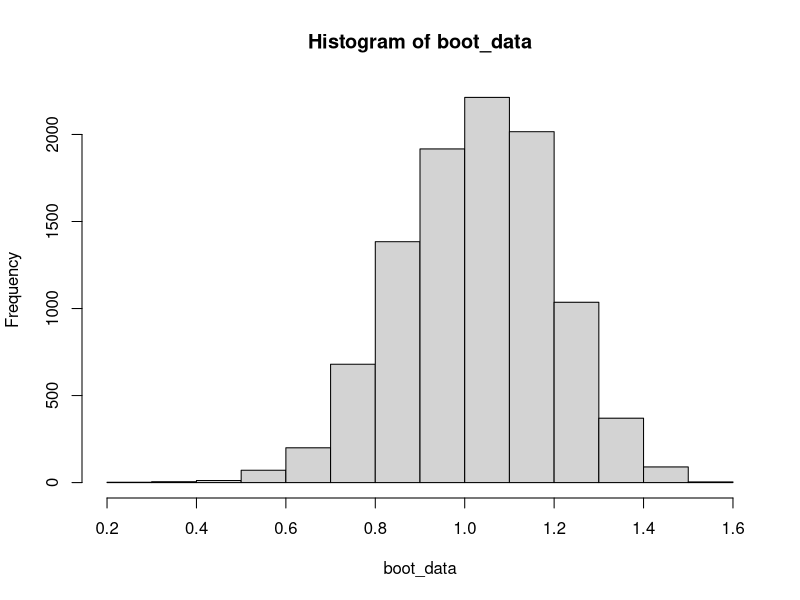

Reproduce this figure in R.
dat <- rnorm(10)
old_dat <- dat
boot_data <- replicate(10000, {
  dat <- dat[sample(10, 10, TRUE)]
  m1 <- mean(dat)
  sqrt(1/10 * sum ((dat - m1)^2))
})
hist(boot_data)

m1 <- mean(old_dat)
mean(boot_data) - sqrt(1/10 * sum ((old_dat - m1)^2))

#' True bias:
sqrt(1/10 * sum ((old_dat - m1)^2)) - sd(old_dat)
